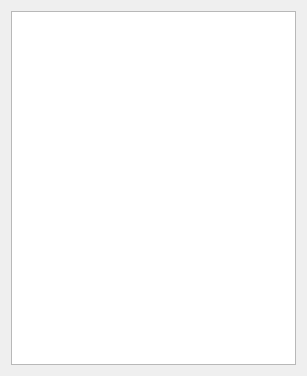
<?xml version="1.0" encoding="UTF-8"?>
<ui version="4.0">
 <class>dialog</class>
 <widget class="QDialog" name="dialog">
  <property name="geometry">
   <rect>
    <x>0</x>
    <y>0</y>
    <width>307</width>
    <height>376</height>
   </rect>
  </property>
  <property name="sizePolicy">
   <sizepolicy hsizetype="Expanding" vsizetype="Expanding">
    <horstretch>0</horstretch>
    <verstretch>0</verstretch>
   </sizepolicy>
  </property>
  <property name="windowTitle">
   <string>Selector</string>
  </property>
  <layout class="QVBoxLayout" name="main_layout_2">
   <item>
    <layout class="QHBoxLayout" name="main_layout">
     <item>
      <widget class="QListWidget" name="lw_objects">
       <property name="alternatingRowColors">
        <bool>true</bool>
       </property>
       <property name="selectionMode">
        <enum>QAbstractItemView::MultiSelection</enum>
       </property>
      </widget>
     </item>
    </layout>
   </item>
  </layout>
 </widget>
 <resources/>
 <connections/>
</ui>
